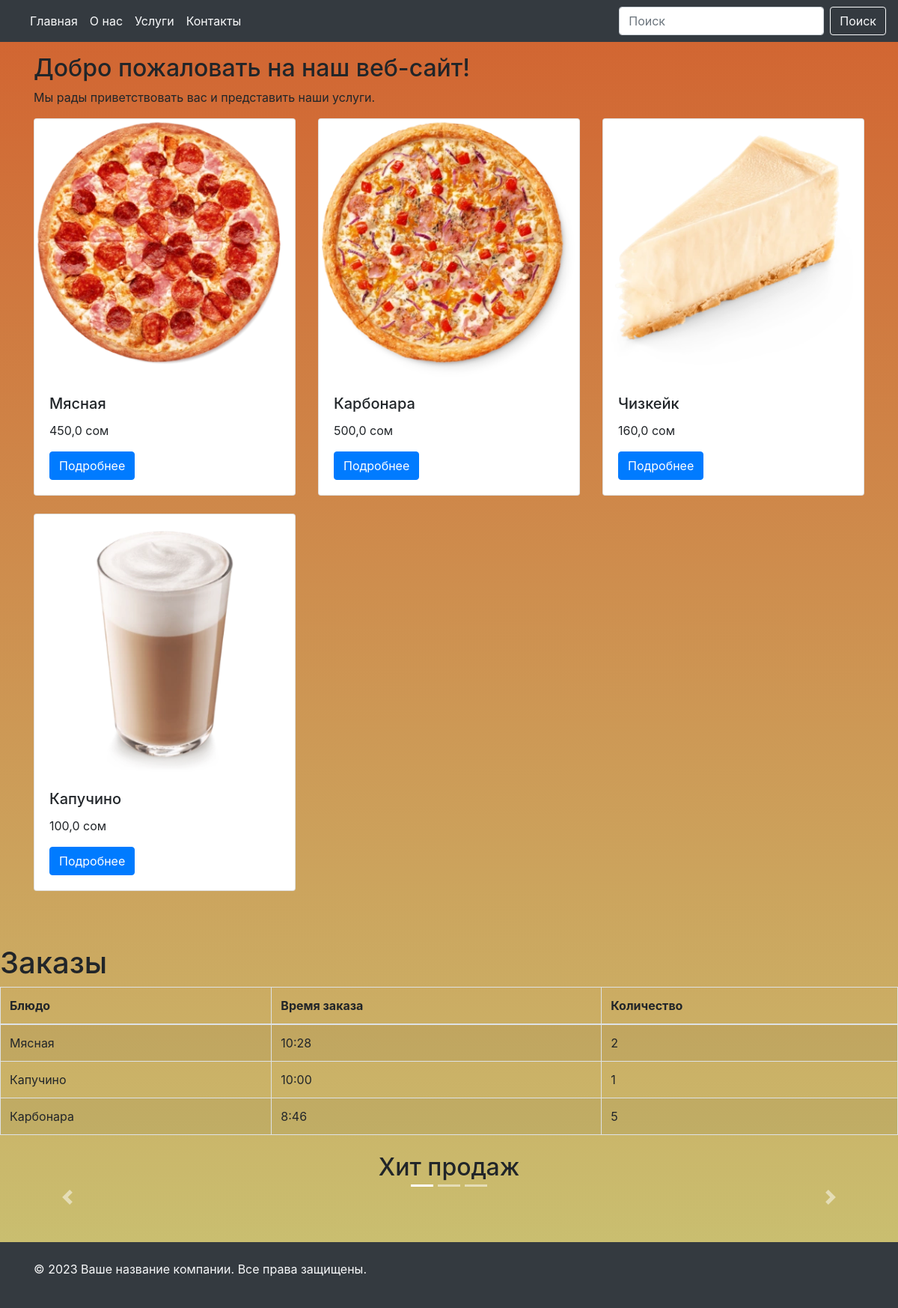
The page / on the database its author committed.
### main_page/models.py (models this page shows, shortened)
class DishListModel(models.Model):
    CATEGORY = (
        ('Пицца', 'Пицца'),
        ('Напитки', 'Напитки'),
        ('Другая еда', 'Другая еда')
    )
    title = models.CharField(max_length=100, verbose_name='Напишите название блюда')
    image = models.ImageField(upload_to='dishes/', verbose_name='Добавьте фото')
    category = models.CharField(max_length=100, choices=CATEGORY)
    description = models.TextField(blank=True, verbose_name='Описание блюда')
    price = models.FloatField()
    created_at = models.DateTimeField(auto_now_add=True)
    class Meta:
        verbose_name = 'Блюдо'
        verbose_name_plural = 'Блюда'

class Orders(models.Model):
    dish = models.CharField(max_length=100, verbose_name='Название блюда')
    time = models.TimeField(verbose_name='Время заказа')
    amount = models.PositiveIntegerField(default=1)

class Slider(models.Model):
    slide = models.URLField()

### main_page/views.py (the view)
# urls.py: path('', dishes_list_view),
def dishes_list_view(request):
    if request.method == "GET":
        dishes_list = DishListModel.objects.all()
        orders_list = Orders.objects.all()
        slider_list = Slider.objects.all()
        return render(request, template_name='index.html', context={
            'dishes_list': dishes_list,
            'orders_list': orders_list,
            'slider_list': slider_list
        })

### templates/index.html (shortened to what this page needs)
{% include 'header_and_footer/header.html' %}
<div class="container my-5 mt-4">
    <h2>Добро пожаловать на наш веб-сайт!</h2>
    <p>Мы рады приветствовать вас и представить наши услуги.</p>
    <div class="row">
        {% for i in dishes_list %}
        <div class="col-md-4">
            <div class="card mb-4">
                <img src="{{i.image.url}}" class="card-img-top" alt="">
                <div class="card-body">
                    <h5 class="card-title">{{i.title}}</h5>
                    <p class="card-text">{{i.price}} сом</p>
                    <a href="/dish_list/{{i.id}}/" class="btn btn-primary">Подробнее</a>
                </div>
            </div>
        </div>
        {% endfor %}
    </div>
</div>
<h1 class="mt-4">Заказы</h1>
<table class="table table-bordered table-striped">
    <thead>
    <tr>
        <th>Блюдо</th>
        <th>Время заказа</th>
        <th>Количество</th>
    </tr>
    </thead>
    <tbody>
    {% for i in orders_list %}
    <tr>
        <td>{{i.dish}}</td>
        <td>{{i.time}}</td>
        <td>{{i.amount}}</td>
    </tr>
    {% endfor %}
    </tbody>
</table>
<h2 class="mt-4 text-center">Хит продаж</h2>
<div id="myCarousel" class="carousel slide" data-ride="carousel">
    <ol class="carousel-indicators">
        {% for slide in slider_list %}
        <li data-target="#myCarousel" data-slide-to="{{ forloop.counter0 }}" {% if forloop.first %}class="active" {% endif %}></li>
        {% endfor %}
    </ol>
    <div class="carousel-inner">
        {% for slide in slider_list %}
        <div class="carousel-item {% if forloop.first %}active{% endif %} text-center">
            <div class="carousel-caption">
            </div>
        </div>
        {% endfor %}
    </div>
    <a class="carousel-control-prev" href="#myCarousel" role="button" data-slide="prev">
        <span class="carousel-control-prev-icon" aria-hidden="true"></span>
    </a>
    <a class="carousel-control-next" href="#myCarousel" role="button" data-slide="next">
        <span class="carousel-control-next-icon" aria-hidden="true"></span>
    </a>
</div>
{% include 'header_and_footer/footer.html' %}

### templates/header_and_footer/header.html (shortened to what this page needs)
<!DOCTYPE html>
<html lang="en">
<head>
    <link rel="stylesheet" href="https://maxcdn.bootstrapcdn.com/bootstrap/4.5.2/css/bootstrap.min.css">
</head>
<body>
<nav class="navbar navbar-expand-lg navbar-light bg-dark fixed-top">
  <div class="collapse navbar-collapse " id="navbarNav">
    <ul class="navbar-nav ">
      <li class="nav-item active ">
        <a class="nav-link text-light "  href="#">Главная <span class="sr-only">(текущая)</span></a>
      </li>
      <li class="nav-item">
        <a class="nav-link text-light" href="#">О нас</a>
      </li>
      <li class="nav-item">
        <a class="nav-link text-light" href="#">Услуги</a>
      </li>
      <li class="nav-item">
        <a class="nav-link text-light" href="#">Контакты</a>
      </li>
    </ul>
       <form class="form-inline ml-auto">
            <input class="form-control mr-sm-2" type="search" placeholder="Поиск" aria-label="Search">
            <button class="btn btn-outline-light my-2 my-sm-0" type="submit">Поиск</button>
        </form>
  </div>
</nav>
<br>

### templates/header_and_footer/footer.html (shortened to what this page needs)
<footer class="bg-dark text-light py-4 mt-5">
  <div class="container">
    <p>© 2023 Ваше название компании. Все права защищены.</p>
  </div>
</footer>
</body>
</html>

### templates/header_and_footer/header.html (style rules this page uses)
body { background: linear-gradient(to bottom, #d26330, #c9c373); }

### rows shown on the page
DishListModel: image (picture), title "Мясная", price "450,0"
DishListModel: image (picture), title "Карбонара", price "500,0"
DishListModel: image (picture), title "Чизкейк", price "160,0"
DishListModel: image (picture), title "Капучино", price "100,0"
Orders: dish "Мясная", time "10:28", amount "2"
Orders: dish "Капучино", time "10:00", amount "1"
Orders: dish "Карбонара", time "8:46", amount "5"
